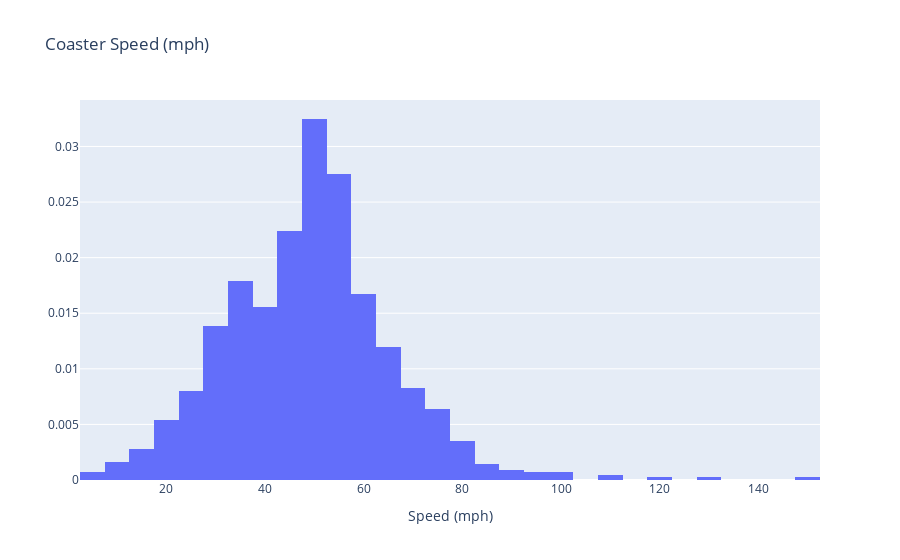

The code cell stored with this chart in its notebook:
### Code cell
# Crea un gráfico de densidad para la columna 'Speed_mph'
fig = go.Figure()
fig.add_trace(go.Histogram(x=df_procesed['Speed_mph'], histnorm='probability density'))

# Establece el título y las etiquetas de los ejes
fig.update_layout(title='Coaster Speed (mph)', xaxis_title='Speed (mph)')

# Muestra el gráfico
fig.show()

### Figure 1 — Plotly figure (JSON) as saved in the notebook; plotly's stock layout.template omitted (floating-point values rounded to 4 significant figures; data arrays with more than 128 entries replaced by an {"elided": "..."} marker saying what was removed)
{"data": [{"histnorm": "probability density", "type": "histogram", "x": {"elided": "990 float values"}}], "layout": {"title": {"text": "Coaster Speed (mph)"}, "xaxis": {"title": {"text": "Speed (mph)"}}}}
